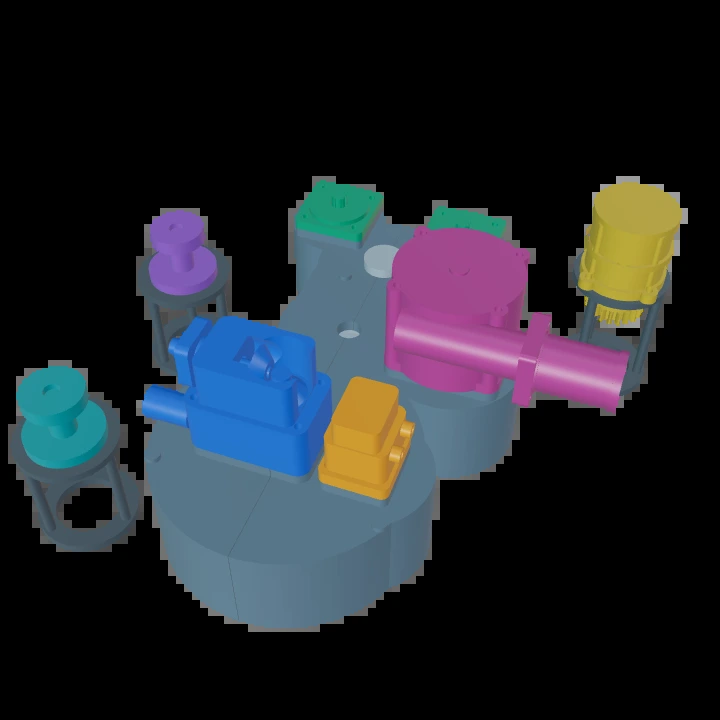
#> input picture scripts/thumbnail_sources/accessory-drives-square.webp, 720 x 720 px
$ python -i build_thumbnails.py   (imports and definitions only)
#> lines starting #> are read from the running program, lines starting #| are printed output that depends on the picture
"""Build the course and lesson card thumbnails, the Explore gallery previews and the course banners listed in web/thumbnails/sources.json.

Manual and book pages are read from the Notes folder (not part of the repository), so an item whose PDF is missing is skipped
with a warning and its committed thumbnail is left as it is.

    python scripts/build_thumbnails.py --notes "../Notes" [--only lesson-terminologies] [--sheet out.png]
"""
from __future__ import annotations

import argparse
import json
import sys
from pathlib import Path

from PIL import Image, ImageDraw

ROOT = Path(__file__).resolve().parent.parent
WEB = ROOT / "web"
SPEC = WEB / "thumbnails" / "sources.json"
PREVIEWS = WEB / "model-previews"
BANNERS = WEB / "banners"
RENDERS = ROOT / "scripts" / "thumbnail_sources"
ACCENT = (45, 212, 191)  # the app's teal, used for the diagonal seam
STAGE = {"dark": (7, 20, 24), "light": (213, 223, 227)}  # the 3D stage colour of each theme (STAGE_COLOR in src/theme/theme.mjs), behind a transparent card image
PAGE_DPI = 200


class MissingSource(Exception):
    pass


# [5 lines left out: function crop_fraction, not called in this run]


def edge_colour(image: Image.Image) -> tuple[int, int, int]:
    """Most common colour along the image border, so padding blends with the figure's own background."""
    border = image.resize((64, 64)).convert("RGB")
    pixels = [border.getpixel((i, j)) for i in range(64) for j in (0, 1, 62, 63)] + [border.getpixel((j, i)) for i in range(64) for j in (0, 1, 62, 63)]
    return max(set(pixels), key=pixels.count)


def transparent(image: Image.Image) -> bool:
    """Whether the picture has a see-through background (a render of the 3D models; a page or a photo has none)."""
    return image.mode in ("RGBA", "LA", "PA") or "transparency" in image.info


# [112 lines left out: functions fit_to, shifted, load, main, not called in this run]


# [2 lines not run here, left out]

>>> import cv2
>>> picture = cv2.imread('thumbnail_sources/accessory-drives-square.webp', cv2.IMREAD_GRAYSCALE)
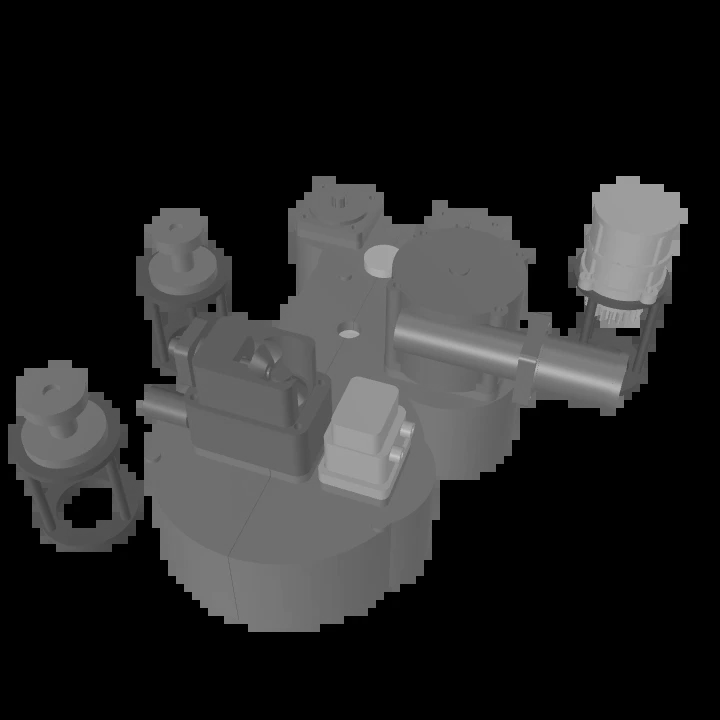
#> picture: shape (720, 720); min 0, max 198, mean 37.1
#> (the run stopped early here; a loop or call above may not have finished)

$ run again, on scripts/thumbnail_sources/course-valve-train-square.webp
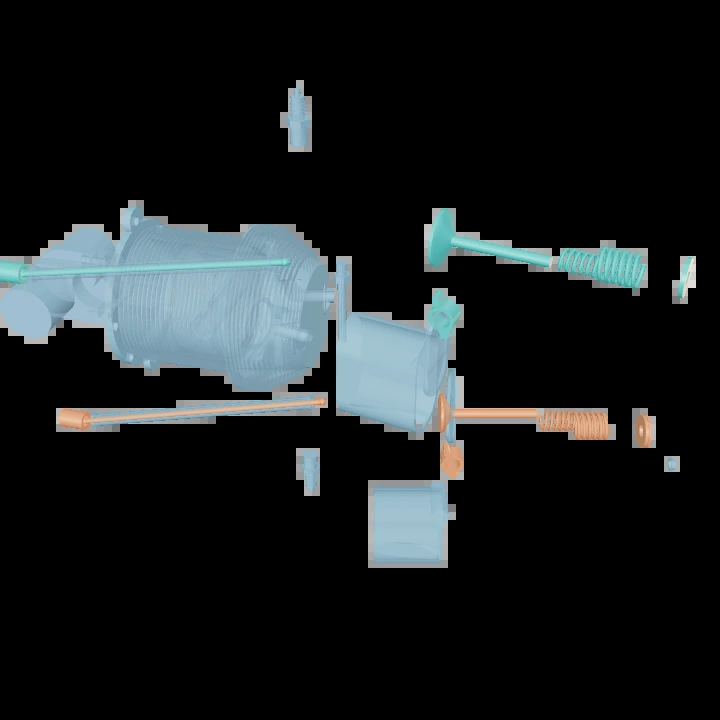
#> input picture scripts/thumbnail_sources/course-valve-train-square.webp, 720 x 720 px
#> `picture = cv2.imread('thumbnail_sources/accessory-drives-square.webp',..`:
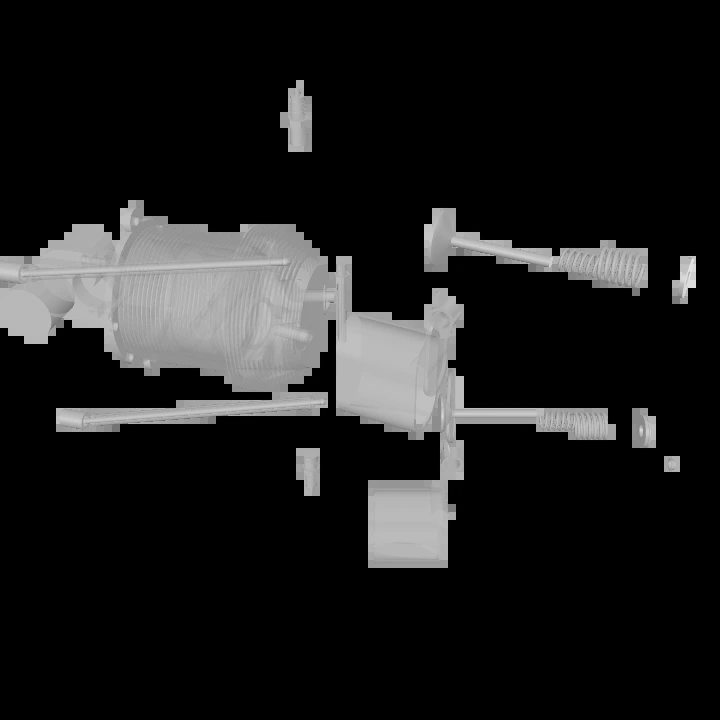
#> picture: shape (720, 720); min 0, max 231, mean 28.7

$ run again, on scripts/thumbnail_sources/cylinder-course.webp
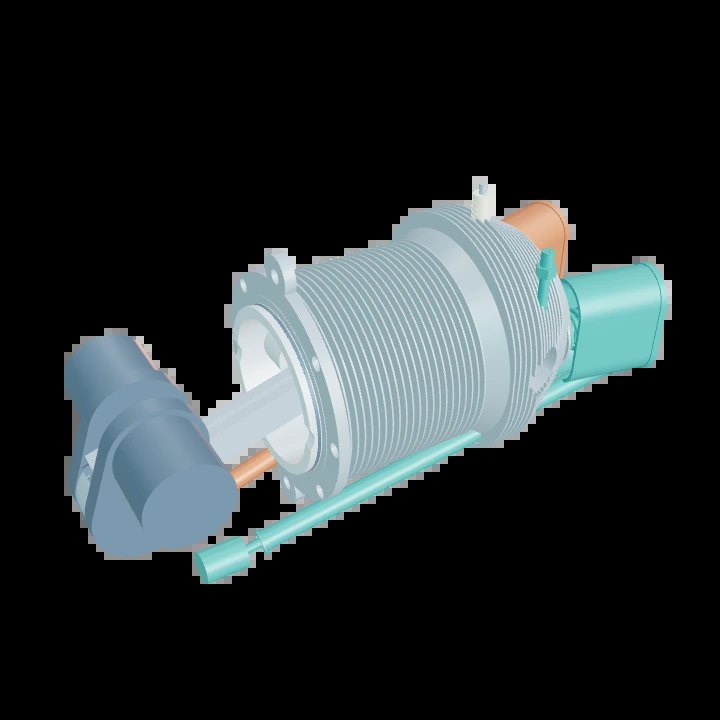
#> input picture scripts/thumbnail_sources/cylinder-course.webp, 720 x 720 px
#> `picture = cv2.imread('thumbnail_sources/accessory-drives-square.webp',..`:
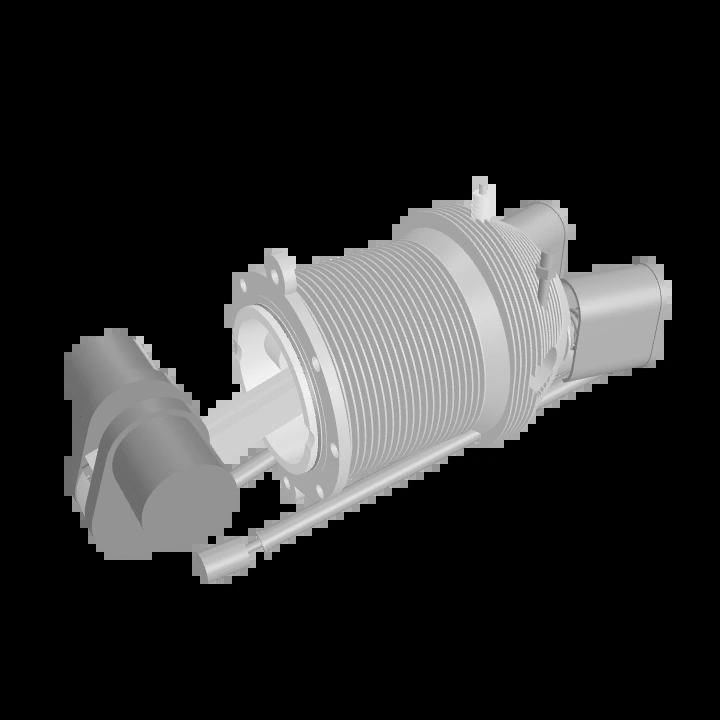
#> picture: shape (720, 720); min 0, max 245, mean 43.3

$ run again, on scripts/thumbnail_sources/cylinder-exploded.webp
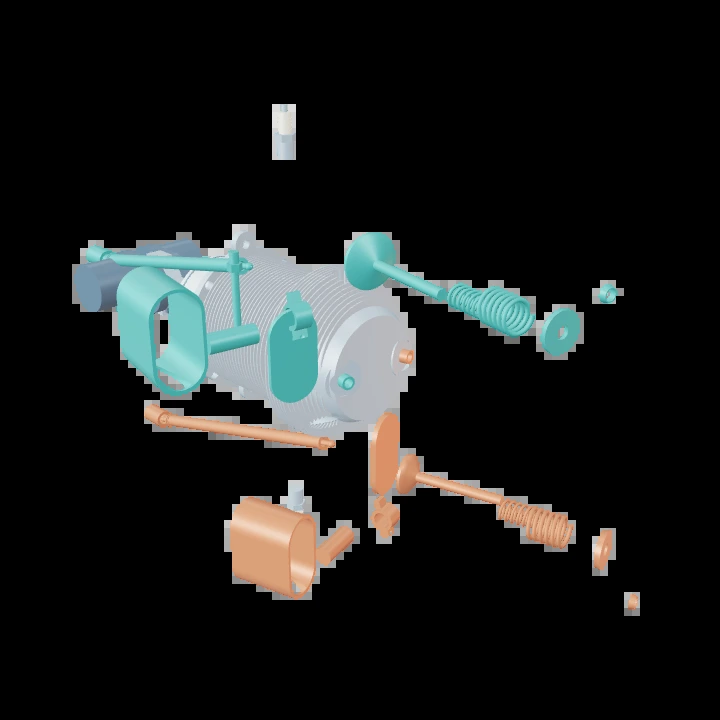
#> input picture scripts/thumbnail_sources/cylinder-exploded.webp, 720 x 720 px
#> `picture = cv2.imread('thumbnail_sources/accessory-drives-square.webp',..`:
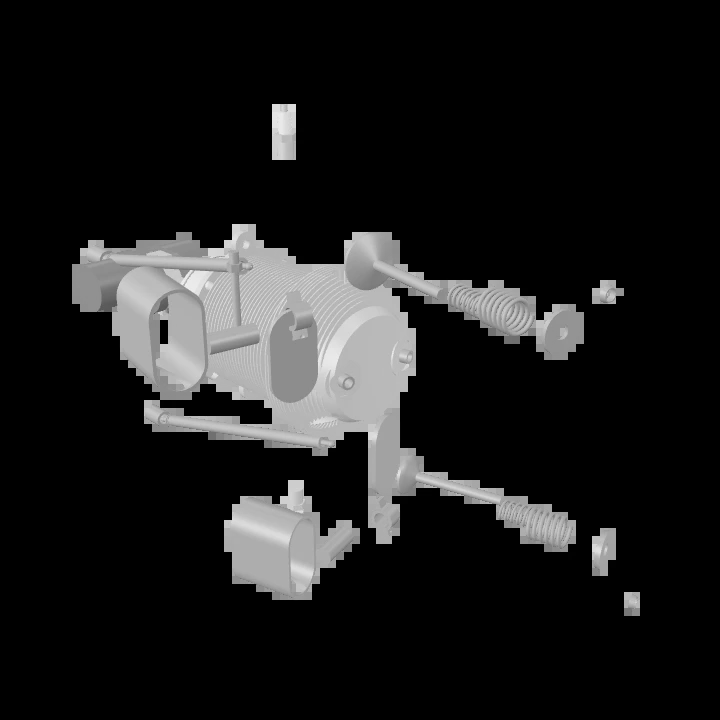
#> picture: shape (720, 720); min 0, max 240, mean 27.9
